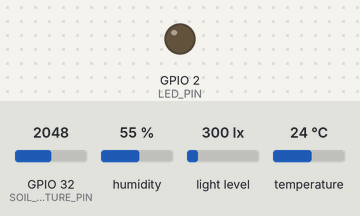
This sketch was run on a simulated ESP32. Parts: output pins drawn as LEDs (lit = HIGH). Inputs (shaded band) come from the test bench; at power-on: light level 300 lx, GPIO 32 (SOIL_MOISTURE_PIN) = 2048, humidity 55 %, temperature 24 °C. WiFi joins after 1.5 s; servers stay silent unless stated; the local clock reads 2024-03-15 10:24:30 at power-on unless the sketch sets it; no MQTT or app messages arrive unless stated; what the sketch prints to the serial monitor is not drawn.

Above: at 2.7 s.
2.8 s: light level set to 21 lx
6.7 s: light level set to 18 lx
At 8.4 s:
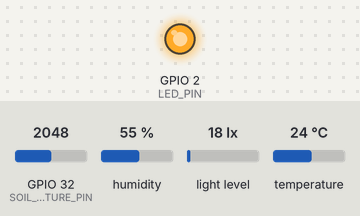
10.6 s: light level set to 40 lx
At 11.5 s:
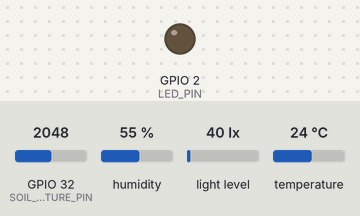
14.5 s: light level set to 0 lx
At 17.9 s:
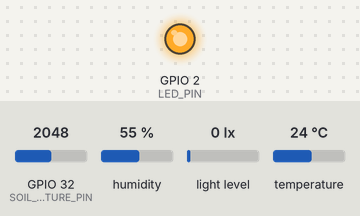
Timing chart, 0 to 19.4 s (numbered marks = the images above; inputs shaded):
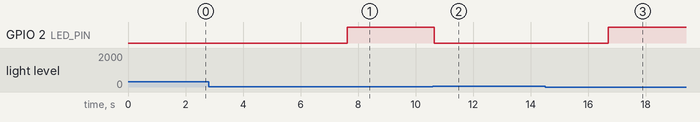

The sketch:

esp32.ino
```cpp
#include <WiFi.h>
#include <PubSubClient.h>
#include "DHT.h"
#include <Wire.h>
#include <BH1750.h>
#include "time.h"

#define DHTPIN 5
#define DHTTYPE DHT22
#define SOIL_MOISTURE_PIN 32
#define LED_PIN 2

DHT dht(DHTPIN, DHTTYPE);
BH1750 lightMeter;

const char *ssid = "LANTAI 3";
const char *password = "lantaitiga";
const char *mqtt_server = "broker.emqx.io";
const int mqtt_port = 1883;

WiFiClient espClient;
PubSubClient client(espClient);

// Time
const char* ntpServer = "pool.ntp.org";

void setup_wifi() {
  Serial.print("Connecting to WiFi: ");
  Serial.println(ssid);
  WiFi.begin(ssid, password);
  while (WiFi.status() != WL_CONNECTED) {
    delay(500);
    Serial.print(".");
  }
  Serial.println("\nWiFi connected!");
  Serial.print("IP Address: ");
  Serial.println(WiFi.localIP());
}

void reconnect() {
  while (!client.connected()) {
    Serial.print("Attempting MQTT connection...");
    setup_wifi();
    if (client.connect("ESP32_sensor")) {
      Serial.println("Connected to MQTT broker");
    } else {
      Serial.print("Failed, rc=");
      Serial.print(client.state());
      Serial.println(" - trying again in 2 seconds");
      delay(2000);
    }
  }
}

int getSoilMoisture() {
  int rawValue = analogRead(SOIL_MOISTURE_PIN);
  int moisturePercent = map(rawValue, 4095, 0, 0, 100);
  Serial.print("Soil Moisture Raw: ");
  Serial.print(rawValue);
  Serial.print(" -> Mapped: ");
  Serial.println(moisturePercent);
  return moisturePercent;
}

String getFormattedTime() {
  struct tm timeinfo;
  if (!getLocalTime(&timeinfo)) {
    Serial.println("Failed to obtain time");
    return "";
  }
  char buffer[30];
  strftime(buffer, sizeof(buffer), "%Y-%m-%d %H:%M:%S", &timeinfo);
  return String(buffer);
}

void setup() {
  Serial.begin(115200);
  pinMode(LED_PIN, OUTPUT);
  pinMode(SOIL_MOISTURE_PIN, INPUT);

  Serial.println("Initializing sensors...");
  setup_wifi();
  client.setServer(mqtt_server, mqtt_port);
  dht.begin();
  Wire.begin();
  lightMeter.begin();
  configTime(21600, 3600, ntpServer);
  Serial.println("Setup complete.");
}

void loop() {
  if (!client.connected()) reconnect();
  client.loop();

  float humidity = dht.readHumidity();
  float temperature = dht.readTemperature();
  float lux = lightMeter.readLightLevel();
  int moisture = getSoilMoisture();

  Serial.print("Temperature: ");
  Serial.print(temperature);
  Serial.print(" °C, Humidity: ");
  Serial.print(humidity);
  Serial.print(" %, Lux: ");
  Serial.println(lux);

  if (isnan(humidity) || isnan(temperature)) {
    Serial.println("Failed to read from DHT sensor!");
    return;
  }

  // LED control
  if (lux < 20) {
    digitalWrite(LED_PIN, HIGH);
    Serial.println("Ambient light low: LED ON");
  } else {
    digitalWrite(LED_PIN, LOW);
    Serial.println("Ambient light sufficient: LED OFF");
  }

  String payload = "{\"sensor_id\":\"node_1\",\"temperature\":" + String(temperature, 2) +
                   ",\"humidity\":" + String(humidity, 2) +
                   ",\"moisture_percent\":" + String(moisture) +
                   ",\"lux\":" + String(lux, 2) +
                   ",\"timestamp\":\"" + getFormattedTime() + "\"}";

  if (client.publish("esp32/smartfarming/sensor", payload.c_str())) {
    Serial.println("MQTT publish success:");
    Serial.println(payload);
  } else {
    Serial.println("MQTT publish failed");
  }

  delay(3000);
}
```

Measured:
- the behaviour switches between 20 and 19 lx on light level (found by bisection; images 0 and 1)
- after the input at 2.8 s, every drawn part: stays the same
- after the input at 6.7 s, GPIO 2 (LED_PIN): LOW → HIGH after 0.92 s
- after the input at 10.6 s, GPIO 2 (LED_PIN): HIGH → LOW at once
- after the input at 14.5 s, GPIO 2 (LED_PIN): LOW → HIGH after 2.2 s
